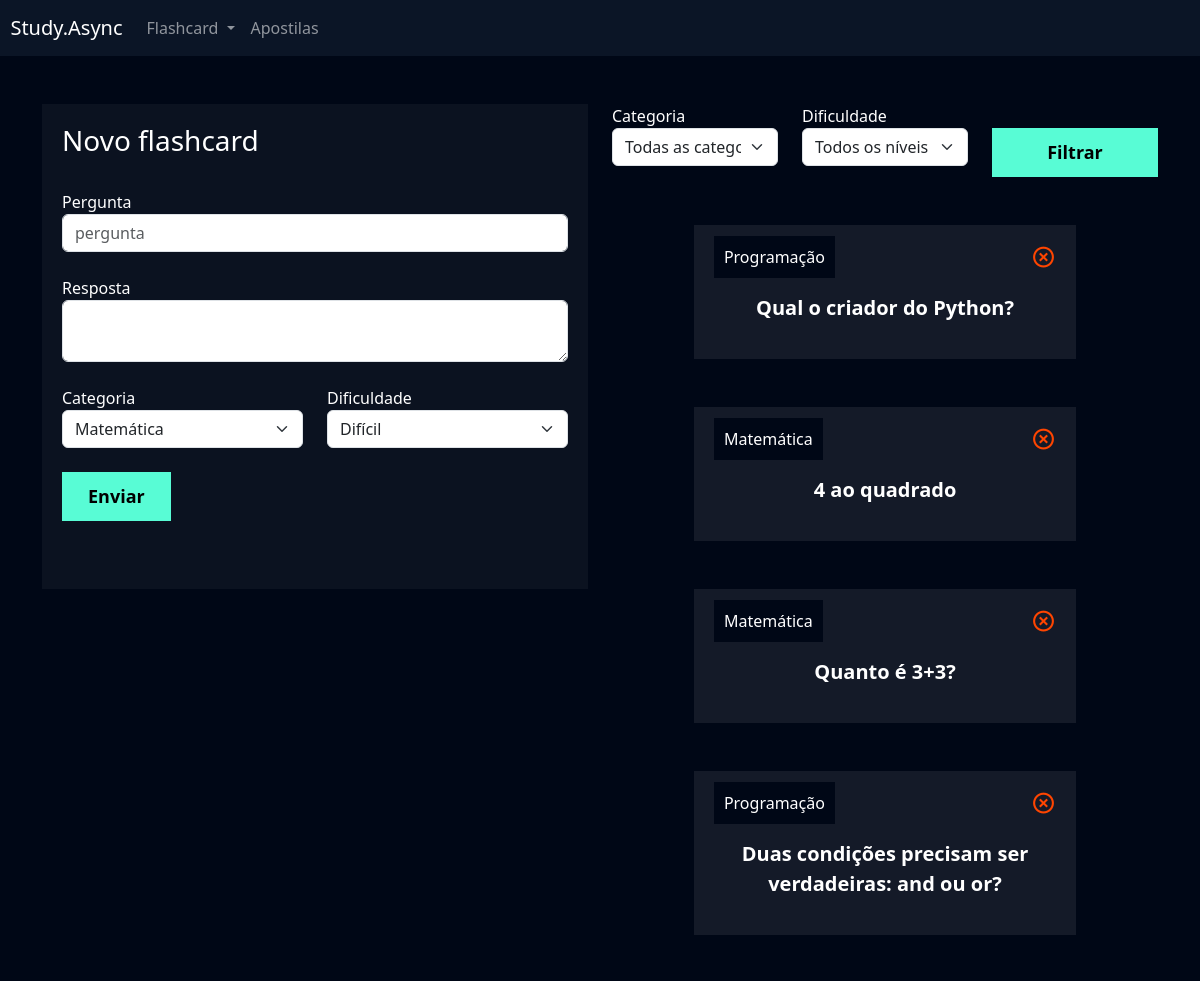
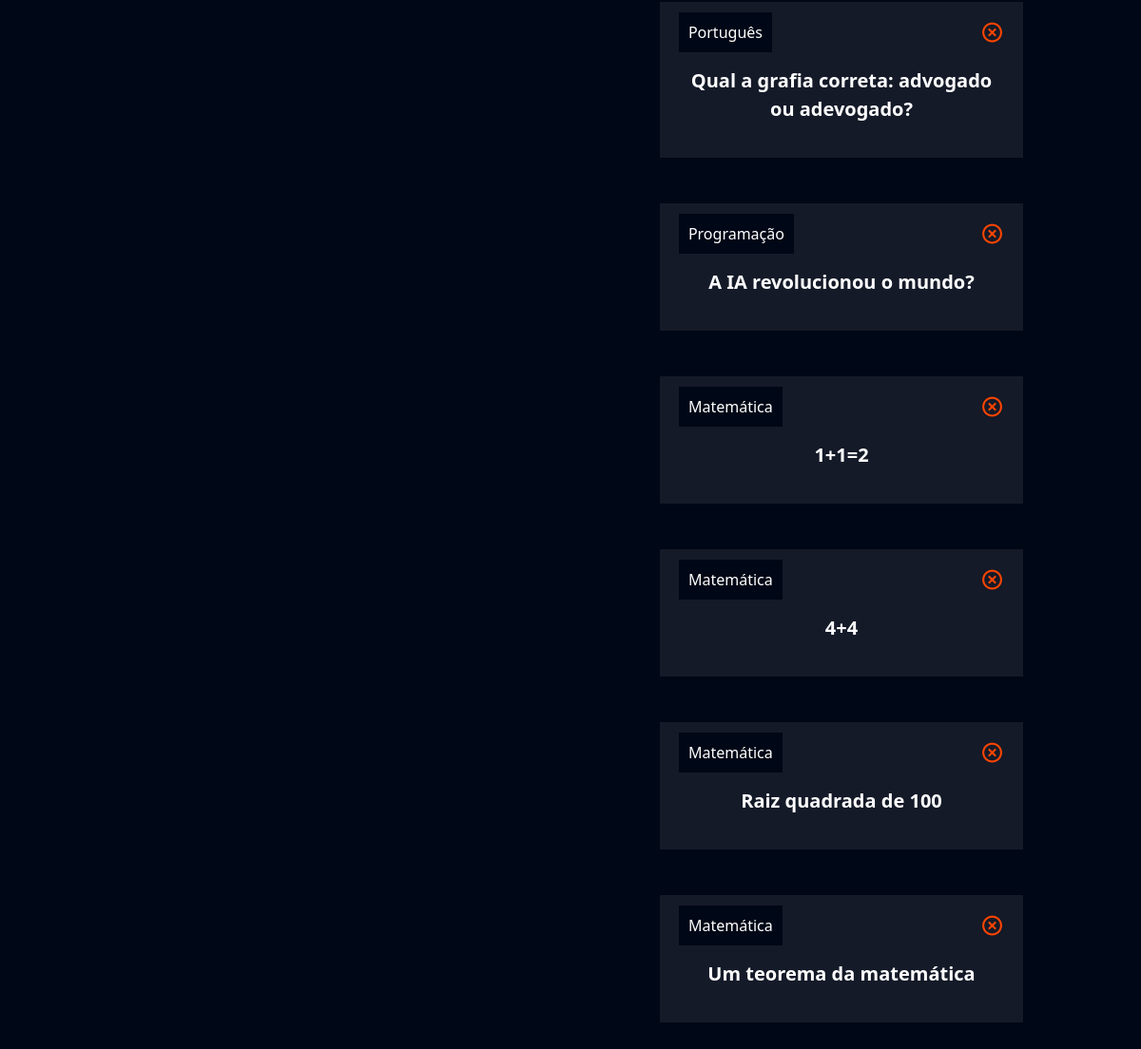
Page /flashcard/novo_flashcard/ (signed in) on the committed database (2 pictures, top to bottom).
### flashcard/models.py (models this page shows, shortened)
class Flashcard(models.Model):
    DIFICULDADE_CHOICES = (('D', 'Difícil'), ('M', 'Médio'), ('F', 'Fácil'))
    user = models.ForeignKey(User, on_delete=models.DO_NOTHING)
    pergunta = models.CharField(max_length=100)
    resposta = models.TextField()
    categoria = models.ForeignKey(Categoria, on_delete=models.DO_NOTHING)
    dificuldade = models.CharField(max_length=1, choices=DIFICULDADE_CHOICES)

class Categoria(models.Model):
    nome = models.CharField(max_length=20)
    def __str__(self):
        return self.nome

### flashcard/views.py (the view, shortened to what this page needs)
# urls.py: path('novo_flashcard/', views.novo_flashcard, name='novo_flashcard'),
def novo_flashcard(request):
    if not request.user.is_authenticated:
        return redirect('/usuarios/logar')
    if request.method == "GET":
        categorias = Categoria.objects.all()
        dificuldades = Flashcard.DIFICULDADE_CHOICES
        flashcards = Flashcard.objects.filter(user=request.user)
        categoria_filtrar = request.GET.get('categoria')
        dificuldade_filtrar = request.GET.get('dificuldade')
        if categoria_filtrar:
            flashcards = flashcards.filter(categoria__id=categoria_filtrar)
        if dificuldade_filtrar:
            flashcards = flashcards.filter(dificuldade=dificuldade_filtrar)
        return render(request, 'novo_flashcard.html', {'categorias': categorias, 'dificuldades': dificuldades, 'flashcards': flashcards})
    elif request.method == "POST":
        pergunta = request.POST.get('pergunta')
        resposta = request.POST.get('resposta')
        categoria = request.POST.get('categoria')
        dificuldade = request.POST.get('dificuldade')

### flashcard/templates/novo_flashcard.html (shortened to what this page needs)
{% extends "base.html" %}
{% load static %}
{% block 'cabecalho' %}
 <link href="{% static 'usuarios/css/cadastro.css' %}" rel="stylesheet">
 <link href='https://unpkg.com/boxicons@2.1.4/css/boxicons.min.css' rel='stylesheet'>
 <link href={% static 'flashcard/css/novo_flashcard.css' %} rel='stylesheet'>
{% endblock 'cabecalho' %}
{% block 'conteudo' %}
{% include 'partials/header.html' %}
 <div class="container">
 <br>
 <br>
 <div class="row">
 <div class="col-md">
 <div class="box-form">
 <form action="{% url 'novo_flashcard' %}" method="POST"> {% csrf_token %}
 <h3>Novo flashcard</h3>
 <br>
<label>Pergunta</label>
 <input type="text" class="form-control" placeholder="pergunta" name="pergunta">
 <br>
<label>Resposta</label>
 <textarea class="form-control" name="resposta"></textarea>
 <br>
<div class="row">
 <div class="col-md">
 <label for="">Categoria</label>
 <select class="form-select" name="categoria">
    {% for categoria in categorias %}
        <option value="{{categoria.id}}">{{categoria}}</option>
    {% endfor %}
 </select>
 </div>
<div class="col-md">
 <label for="">Dificuldade</label>
 <select class="form-select" name="dificuldade">
    {% for dificuldade in dificuldades %}
        <option value="{{dificuldade.0}}">{{dificuldade.1}}</option>
    {% endfor %}
 </select>
 </div>
 </div>
<br>
<input type="submit" value="Enviar" class="btn-cadastro">
 <br>
<br>
<br>
 </form>
 </div>
 </div>
 <div class="col-md">
 <form action="{% url 'novo_flashcard' %}" method="GET">{% csrf_token %}
 <div class="row">
 <div class="col-md">
 <label for="">Categoria</label>
 <select name="categoria" id="" class="form-select">
 <option value="">Todas as categorias</option>
 </select>
 </div>
<div class="col-md">
 <label for="">Dificuldade</label>
 <select name="dificuldade" id="" class="form-select">
 <option value="">Todos os níveis</option>
 </select>
 </div>
<div class="col-md">
 <br>
<input type="submit" style="width: 100%" value="Filtrar" class="btn-cadastro">
 </div>
 </div>
 </form>
 <br>
 <br>
{% for flash in flashcards %}
 <div class="box-new-flashcard" onclick="flip_card({{flash.id}})">
 <div class="flashcard ">
 <div class="flashcard-categoria">
    {{flash.categoria}}
 </div>
 <a href="{% url 'deletar_flashcard' flash.id %}"><i class='icone-exit bx bx-x-circle'></i></a>
 <br>
<br>
<div class="flashcard-box-item">
 <p class="flashcard-item">{{flash.pergunta}}</p>
 </div>
 </div>
 </div>
 <br>
 <br>
 {% endfor %}
 </div>
 </div>
 </div>
{% endblock 'conteudo' %}

### templates/base.html (shortened to what this page needs)
{% load static %}
<!doctype html>
<html lang="en">
 <head>
 <link href="https://cdn.jsdelivr.net/npm/bootstrap@5.3.2/dist/css/bootstrap.min.css" rel="stylesheet">
 <link rel="stylesheet" href="{% static 'geral/css/base.css' %}">
 {% block 'cabecalho' %} {% endblock %}
 </head>
 <body>
 {% block 'conteudo' %}{% endblock %}
 </body>
</html>

### templates/partials/header.html (shortened to what this page needs)
<nav style="background-color: var(--main-color)" class="navbar navbar-expand-lg navbar-dark">
    <a class="navbar-brand" href="#">&nbsp&nbspStudy.Async</a>
    <div class="collapse navbar-collapse" id="navbarNav">
    <ul class="navbar-nav">
    <li class="nav-item dropdown">
    <a class="nav-link dropdown-toggle" href="#" id="navbarDropdown" role="button" data-bs-toggle="dropdown" aria-expanded="false">
    Flashcard
    </a>
    </li>
    <li class="nav-item">
    <a class="nav-link" href="{% url 'adicionar_apostilas' %}">Apostilas</a>
    </li>
    </ul>
    </div>
    </nav>

### templates/static/geral/css/base.css (style rules this page uses)
:root { --main-color: #0b1526; --dark-color: #000716; --secondary-dark-color: rgb(15, 2, 26); --light-color: #00c1f3; --contrast-color: #f4c96b; --differential-color: #58fcd5; }
body { background-color: var(--dark-color) !important; color: white !important; }

### templates/static/usuarios/css/cadastro.css (style rules this page uses)
* { margin: 0; padding: 0; }
.box-form { padding: 20px; background-color: rgba(217,217,217, .05); color: white !important; }
.btn-cadastro { padding: 10px; background-color: #58fcd5; border: none; border: 1px solid #58fcd5; font-size: 18px; font-weight: bold; padding-left: 25px; padding-right: 25px; }

### templates/static/flashcard/css/novo_flashcard.css (style rules this page uses)
.box-new-flashcard { width: 70%; margin: auto; }
.flashcard { background-color: rgba(255, 255, 255, .08); padding: 20px; }
.flashcard-box-item { text-align: center; }
.flashcard p { font-size: 20px; font-weight: bold; cursor: pointer; }
.flashcard-categoria { background-color: var(--dark-color); display: inline; padding: 10px; }
.icone-exit { float: right; font-size: 25px; color: orangered; }

### rows in the picture
Flashcard: categoria "Programação", pergunta "Qual o criador do Python?"
Flashcard: categoria "Matemática", pergunta "4 ao quadrado"
Flashcard: categoria "Matemática", pergunta "Quanto é 3+3?"
Flashcard: categoria "Programação", pergunta "Duas condições precisam ser verdadeiras: and ou or?"
Flashcard: categoria "Português", pergunta "Qual a grafia correta: advogado ou adevogado?"
Flashcard: categoria "Programação", pergunta "A IA revolucionou o mundo?"
Flashcard: categoria "Matemática", pergunta "1+1=2"
Flashcard: categoria "Matemática", pergunta "4+4"
Flashcard: categoria "Matemática", pergunta "Raiz quadrada de 100"
Flashcard: categoria "Matemática", pergunta "Um teorema da matemática"

### other values in the picture
form field categoria "Matemática"
form field dificuldade "Difícil"
